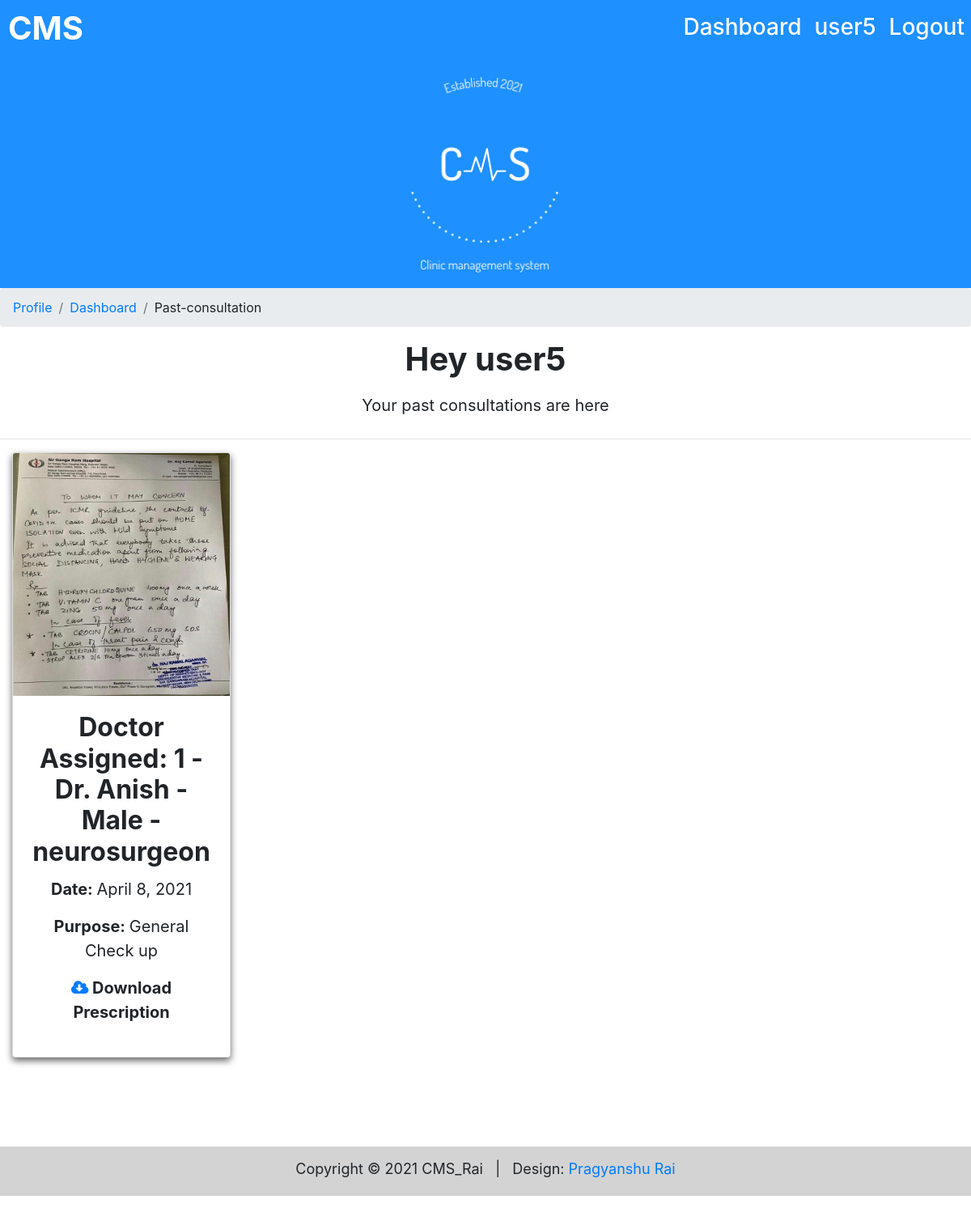
The app's page /cms/past-consult/ (signed in) with its own data.
### cms/models.py (models this page shows, shortened)
class Details(models.Model):
    contact = models.ForeignKey(Contact, on_delete=models.CASCADE)
    doctor = models.ForeignKey(Doctor, on_delete=models.CASCADE)
    date_of_visit = models.DateField(auto_now_add=False, auto_now=False, blank=True)
    purpose = models.CharField(max_length=30, default="General Check up")
    detail = models.ImageField(null=True)

class Doctor(models.Model):
    name = models.CharField(max_length=80)
    age = models.CharField(max_length=4)
    gender = models.CharField(max_length=6, default="other")
    experience = models.CharField(max_length=4)
    domain = models.CharField(max_length=30)
    office_number = models.CharField(max_length=11)
    """slots = models.CharField(max_length=7, default="")

    def set_slot(self, slot):

        self.slots=slot

    def add_slot(self, slot):

        self.slots=self.slots+slot"""
    def __str__(self):
        return str(self.id)+" - "+self.name+" - "+self.gender+" - "+self.domain

### cms/views.py (the view)
# urls.py: path('past-consult/', views.pastconsult, name='pastconsult'),
def pastconsult(request):
    global stuff
    if request.user.is_authenticated == True:
        contact = Contact.objects.get(user=request.user)
        stuff['records'] = Details.objects.filter(contact=contact)
        return render(request, 'cms/pastconsult.html', stuff)
    return render(request, 'cms/forbid.html', stuff)

### templates/cms/pastconsult.html
{% extends 'cms/base.html' %}
{% load static %}
            {% block breadcrumbs %}
                {% if user.is_authenticated %}
                <li class="breadcrumb-item"><a href="{% url 'profile' %}">Profile</a></li>
                <li class="breadcrumb-item"><a href="{% url 'dashboard' %}">Dashboard</a></li>
                <li class="breadcrumb-item">Past-consultation</li>
                {% endif %}
            {% endblock %}
{% block main_block %}
   <main class="main-body">
	    <header class="row welcome-section">
            <div class="col-lg-12 text-center contain">
				<h1><strong>Hey {{user.first_name}}</strong></h1>
            </div>
            <div class="col-lg-1">
            </div>
            <div class="col-lg-10 text-center">
		    <p class="main-content">Your past consultations are here</p>
            </div>
            <div class="col-lg-1">
            </div>
	    </header>
        <hr />
		<div class="container-fluid">
            <div class="row text-center">
                {% if records|length < 1 %}
                    <div class="col-lg-12">
                        <div class="card pointer">
                            <img src="{% static 'cms/img/nodata.svg' %}" class="card-img-top gradient" height="400px"/>
                            <div class="card-body">
                                <p class="card-title pointer side-content" ><b>No Past Consultations!</b></p>
                            </div>
                        </div>
                    </div>
                {% else %}
                {% for record in records %}
                    <div class="col-lg-3 add-btm-margin">
                        <div class="card pointer">
                            <img src="{% static record.detail.url %}" class="card-img-top" height="300px;"/>
                        <div class="card-body">
                            <h2 class="card-title pointer" ><b>Doctor Assigned: {{record.doctor}}</b></h2>
                            <p class="card-text bio pointer" ><b>Date: </b>{{record.date_of_visit}}</p>
                            <p class="card-text bio pointer" ><b>Purpose: </b>{{record.purpose}}</p>
                            <p class="card-text bio pointer" ><b><a href="{% static record.detail.url %}" class="fa fa-cloud-download" download></a> Download Prescription</b></p>
                        </div>
                        </div>
                    </div>
                {% endfor %}
                {% endif %}
            </div>
    <div class="space"></div>
    </main>
{% endblock %}

### templates/cms/base.html (shortened to what this page needs)
{% load static %}
<!DOCTYPE html>
<html lang="en">
<head>
    <link rel="stylesheet" href="https://cdn.jsdelivr.net/npm/bootstrap@4.6.0/dist/css/bootstrap.min.css">
    <link rel="stylesheet" href="https://use.fontawesome.com/releases/v5.7.0/css/all.css">
    <link rel="stylesheet" href="https://cdnjs.cloudflare.com/ajax/libs/font-awesome/4.7.0/css/font-awesome.min.css">
	<link href="{% static 'cms/css/style.css' %}" rel="stylesheet" />
</head>
<body onload="main();">
    <nav class="navbar navbar-expand-sm">
        <a href="{% url 'home' %}" class="navbar-brand brand-name"><h1 style="color:white"><strong>CMS</strong></h1></a>
            <ul class="navbar-nav list-unstyled justify-content-end">
                {% if user.is_authenticated %}
                    <li class="nav-item nav-link navbar-right"><a href="{% url 'dashboard' %}"><b><h3><span> Dashboard </span> </h3></b></a></li>
                    <li class="nav-item nav-link navbar-right"><a href="{% url 'profile' %}"><b><h3><span> {{user.first_name}}</span> </h3></b></a></li>
                    <li class="nav-item nav-link navbar-right"><a href="{% url 'logout' %}"><b><h3><span>  Logout</span> </h3></b></a></li>
                {% endif %}
            </ul>
    </nav>
	<div class="page-header">
        <div class="header">
            <img src="{% static 'cms/img/CMS_dodgerblue.png' %}" width="200px;" class=" cms_logo " />
        </div>
	</div>
    <div class="full-width">
        <ol class="breadcrumb">
            {% block breadcrumbs %}
            {% endblock %}
        </ol>
    </div>
    {% block main_block %}
    {% endblock %}
    <div class="space"></div>
    <div class="footer">
		<footer class="text-center">
			<p class="footer-body" >Copyright &copy; 2021 CMS_Rai &nbsp;
                | &nbsp;   Design: <a rel="nofollow" class="link" href="{% url 'aboutme' %}">Pragyanshu Rai</a></p>
		</footer>
    </div>
</body>
</html>

### static/cms/css/style.css (style rules this page uses)
html { scroll-behavior : smooth; }
.space { height : 40px; }
.navbar { padding : 0; margin-top : -15px; margin-bottom : 0; background : dodgerblue; }
.navbar-brand { margin-left : 10px; }
.navbar-nav { width:100%; }
.nav-link a { text-decoration : none; cursor : pointer; color : white; margin-left : 20px; margin-right : 20px; text-align : center; }
.nav-link a h3 { border-bottom : 2px solid dodgerblue; transition : 0.3s; }
.header { text-align : center; }
.page-header { margin-top : -10px; width : 100%; background : dodgerblue; color : white; }
.cms_logo { margin-bottom : 10px; animation : 1.5s logo_animate; }
.add-btm-margin { margin-bottom : 20px; }
.full-width { width : 100%; }
.welcome-section { margin-left : 1.5%; margin-right : 1.5%; width : 97%; margin-bottom : 10px; margin-top : 10px; }
.card { box-shadow : 0 4px 8px 0 #666; margin-bottom : 20px; height : 100%; transition: 0.3s; }
.pointer { cursor : pointer; }
.bio { font-size : 20px; }
.text-center { text-align : center; }
.main-content { margin : 10px; font-size : 20px; }
.main-body { margin-bottom : 10px; }
.footer { font-size : large; padding : 4px; background : lightgray; }
.footer-body { margin-top : 10px; }

### records on screen
Details: detail (picture), doctor "1 - Dr. Anish - Male - neurosurgeon", date_of_visit "April 8, 2021", purpose "General Check up"

### other values on screen
{{ user.first_name }} "user5"
